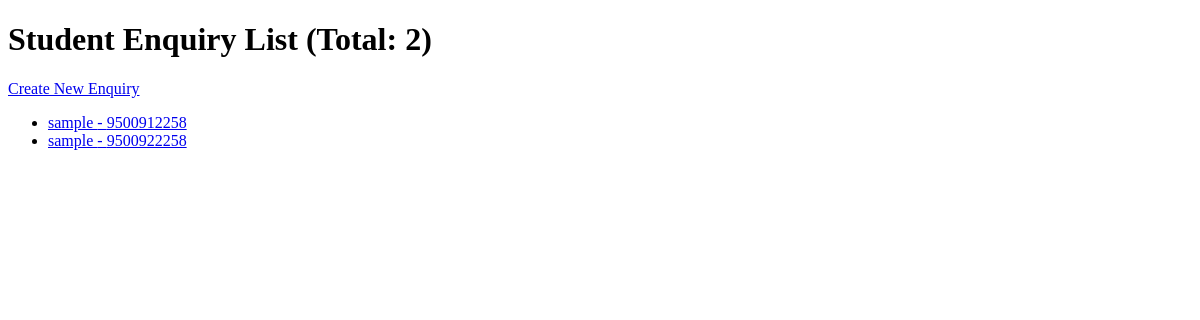
The app's page /, older data.
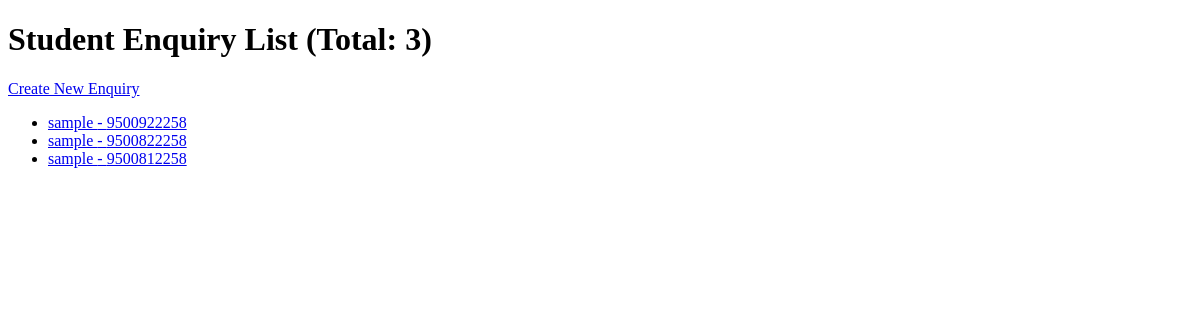
The same page, newer data.
### app/models.py (models this page shows, shortened)
class StudentEnquiry(models.Model):
    name = models.CharField(max_length=255, null=False, blank=False)
    dob = models.CharField(max_length=255, null=False, blank=False)
    mobile = models.CharField(unique=True, max_length=10, null=False, blank=False)
    email = models.EmailField(unique=True, null=False, blank=False)
    currently_working = models.CharField(max_length=3, null=False, blank=False, choices=[('yes', 'Yes'), ('no', 'No')])
    created_at = models.DateTimeField(auto_now_add=True)

### app/views.py (the view)
# urls.py: path('', views.student_list, name='student_list'),
def student_list(request):
    students = StudentEnquiry.objects.all()
    return render(request, 'student_list.html', {'students': students})

### app/templates/student_list.html (shortened to what this page needs)
<!DOCTYPE html>
<html>
<head>
</head>
<body>
    <h1>Student Enquiry List (Total: {{ students.count }})</h1>
    <a href="{% url 'student_create' %}">Create New Enquiry</a>
    <ul>
        {% for student in students %}
            <li>
                <a href="{% url 'student_detail' student.pk %}">
                    {{ student.name }} - {{ student.mobile }}
                </a>
            </li>
        {% endfor %}
    </ul>
</body>
</html>

Row changes from the older to the newer data that the page shows:
removed StudentEnquiry: name "sample", mobile "9500912258"
added StudentEnquiry: name "sample", mobile "9500822258"
added StudentEnquiry: name "sample", mobile "9500812258"
Text that changed along with them:
{{ students.count }}: "2" → "3"
